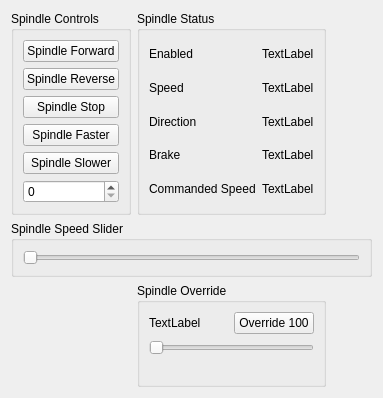
      <widget class="QWidget" name="tab_15">
       <attribute name="title">
        <string>Spindle</string>
       </attribute>
       <layout class="QGridLayout" name="gridLayout_27">
        <item row="3" column="1">
         <widget class="QGroupBox" name="groupBox_19">
          <property name="title">
           <string>Spindle Override</string>
          </property>
          <layout class="QGridLayout" name="gridLayout_28">
           <item row="0" column="0">
            <widget class="QLabel" name="spindle_override_0_lb">
             <property name="text">
              <string>TextLabel</string>
             </property>
            </widget>
           </item>
           <item row="0" column="1">
            <widget class="QPushButton" name="spindle_percent_100">
             <property name="text">
              <string>Override 100</string>
             </property>
            </widget>
           </item>
           <item row="1" column="0" colspan="2">
            <widget class="QSlider" name="spindle_override_sl">
             <property name="orientation">
              <enum>Qt::Horizontal</enum>
             </property>
            </widget>
           </item>
           <item row="2" column="0">
            <spacer name="horizontalSpacer_5">
             <property name="orientation">
              <enum>Qt::Horizontal</enum>
             </property>
             <property name="sizeHint" stdset="0">
              <size>
               <width>40</width>
               <height>20</height>
              </size>
             </property>
            </spacer>
           </item>
          </layout>
         </widget>
        </item>
        <item row="0" column="1" rowspan="2">
         <widget class="QGroupBox" name="groupBox_18">
          <property name="title">
           <string>Spindle Status</string>
          </property>
          <layout class="QGridLayout" name="gridLayout_34">
           <item row="2" column="0">
            <widget class="QLabel" name="label_58">
             <property name="text">
              <string>Direction</string>
             </property>
            </widget>
           </item>
           <item row="1" column="0">
            <widget class="QLabel" name="label_53">
             <property name="text">
              <string>Speed</string>
             </property>
            </widget>
           </item>
           <item row="4" column="1">
            <widget class="QLabel" name="spindle_cmd_speed_0_lb">
             <property name="text">
              <string>TextLabel</string>
             </property>
            </widget>
           </item>
           <item row="1" column="1">
            <widget class="QLabel" name="spindle_speed_0_lb">
             <property name="text">
              <string>TextLabel</string>
             </property>
            </widget>
           </item>
           <item row="2" column="1">
            <widget class="QLabel" name="spindle_direction_0_lb">
             <property name="text">
              <string>TextLabel</string>
             </property>
            </widget>
           </item>
           <item row="4" column="0">
            <widget class="QLabel" name="label_57">
             <property name="text">
              <string>Commanded Speed</string>
             </property>
            </widget>
           </item>
           <item row="3" column="1">
            <widget class="QLabel" name="spindle_brake_0_lb">
             <property name="text">
              <string>TextLabel</string>
             </property>
            </widget>
           </item>
           <item row="3" column="0">
            <widget class="QLabel" name="label_60">
             <property name="text">
              <string>Brake</string>
             </property>
            </widget>
           </item>
           <item row="0" column="0">
            <widget class="QLabel" name="label_59">
             <property name="text">
              <string>Enabled</string>
             </property>
            </widget>
           </item>
           <item row="0" column="1">
            <widget class="QLabel" name="spindle_enabled_0_lb">
             <property name="text">
              <string>TextLabel</string>
             </property>
            </widget>
           </item>
          </layout>
         </widget>
        </item>
        <item row="3" column="0">
         <spacer name="verticalSpacer_7">
          <property name="orientation">
           <enum>Qt::Vertical</enum>
          </property>
          <property name="sizeHint" stdset="0">
           <size>
            <width>20</width>
            <height>40</height>
           </size>
          </property>
         </spacer>
        </item>
        <item row="0" column="2" colspan="2">
         <spacer name="horizontalSpacer_4">
          <property name="orientation">
           <enum>Qt::Horizontal</enum>
          </property>
          <property name="sizeHint" stdset="0">
           <size>
            <width>40</width>
            <height>20</height>
           </size>
          </property>
         </spacer>
        </item>
        <item row="0" column="0" rowspan="2">
         <widget class="QGroupBox" name="groupBox_17">
          <property name="title">
           <string>Spindle Controls</string>
          </property>
          <layout class="QVBoxLayout" name="verticalLayout_8">
           <item>
            <widget class="QPushButton" name="spindle_fwd_pb">
             <property name="text">
              <string>Spindle Forward</string>
             </property>
            </widget>
           </item>
           <item>
            <widget class="QPushButton" name="spindle_rev_pb">
             <property name="text">
              <string>Spindle Reverse</string>
             </property>
            </widget>
           </item>
           <item>
            <widget class="QPushButton" name="spindle_stop_pb">
             <property name="text">
              <string>Spindle Stop</string>
             </property>
            </widget>
           </item>
           <item>
            <widget class="QPushButton" name="spindle_plus_pb">
             <property name="text">
              <string>Spindle Faster</string>
             </property>
            </widget>
           </item>
           <item>
            <widget class="QPushButton" name="spindle_minus_pb">
             <property name="text">
              <string>Spindle Slower</string>
             </property>
            </widget>
           </item>
           <item>
            <widget class="QSpinBox" name="spindle_speed_sb"/>
           </item>
          </layout>
         </widget>
        </item>
        <item row="2" column="0" colspan="4">
         <widget class="QGroupBox" name="groupBox_25">
          <property name="title">
           <string>Spindle Speed Slider</string>
          </property>
          <layout class="QGridLayout" name="gridLayout_35">
           <item row="0" column="0">
            <widget class="QSlider" name="spindle_speed_sl">
             <property name="orientation">
              <enum>Qt::Horizontal</enum>
             </property>
            </widget>
           </item>
          </layout>
         </widget>
        </item>
       </layout>
      </widget>
